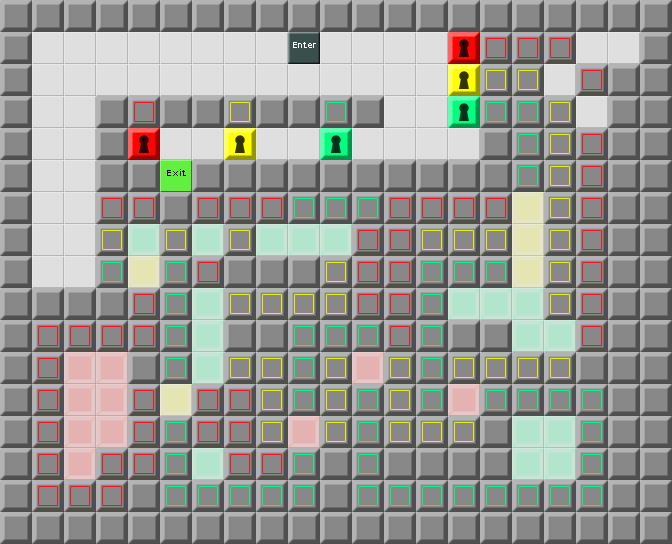

Below is a game level as drawn by its tile map, then a one-line description and the .tmx that defines it (tile-layer data replaced by summaries):
An orthogonal 21x17 tile map with 32x32 px tiles, 1 tile layer (Map) and 11 objects.

<map version="1.0" orientation="orthogonal" width="21" height="17" tilewidth="32" tileheight="32">
 <tileset firstgid="1" source="devgraphics.tsx" />
 <layer name="Map" width="21" height="17">
  <properties>
   <property name="time" value="320" />
  </properties>
  <data>[357 cells, 357 non-empty, 13 distinct tile ids]</data>
 </layer>
 <objectgroup name="Enemies" width="21" height="17" />
 <objectgroup name="Items" width="21" height="17">
  <object gid="16" x="160" y="160" />
  <object gid="28" x="256" y="160" />
  <object gid="40" x="352" y="160" />
  <object gid="22" x="576" y="64" />
  <object gid="4" x="544" y="96" />
  <object gid="46" x="512" y="128" />
  <object gid="46" x="480" y="128" />
  <object gid="22" x="608" y="64" />
  <object gid="4" x="576" y="128" />
  <object gid="8" x="352" y="96">
   <properties>
    <property name="Text" value="You have to do a thing with thing. You'll get it." />
   </properties>
  </object>
 </objectgroup>
 <objectgroup name="Tools" width="21" height="17">
  <object gid="15" x="384" y="160" />
 </objectgroup>
 <objectgroup name="Parameters" width="21" height="17">
  <properties>
   <property name="time" value="500" />
   <property name="wrapAround" value="false" />
  </properties>
 </objectgroup>
</map>
